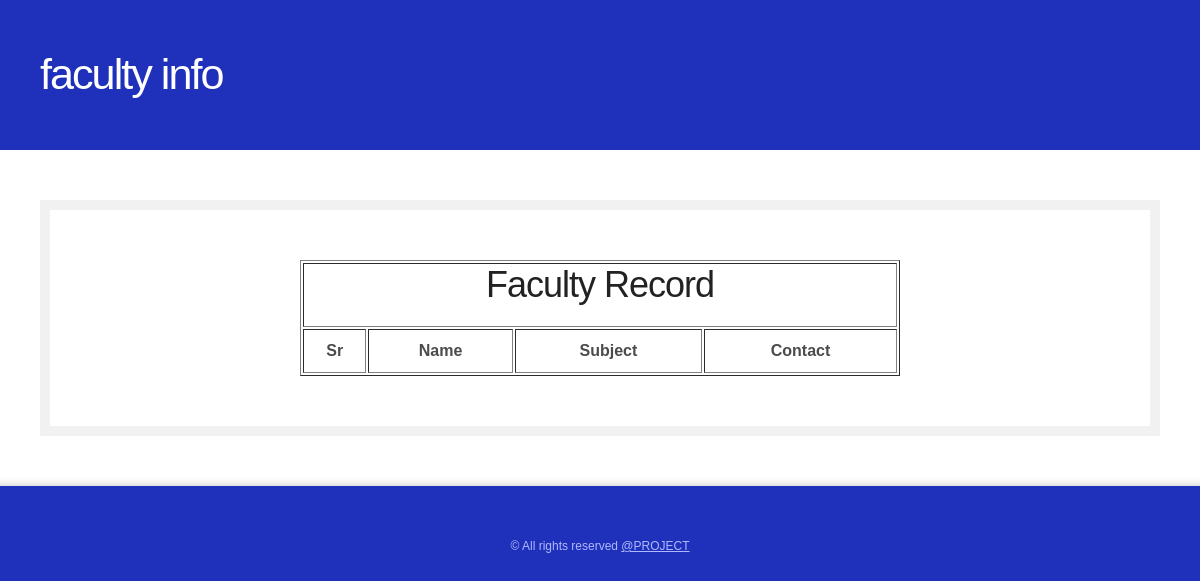
Page /facultyinfo.php (signed in) on the earlier database version.
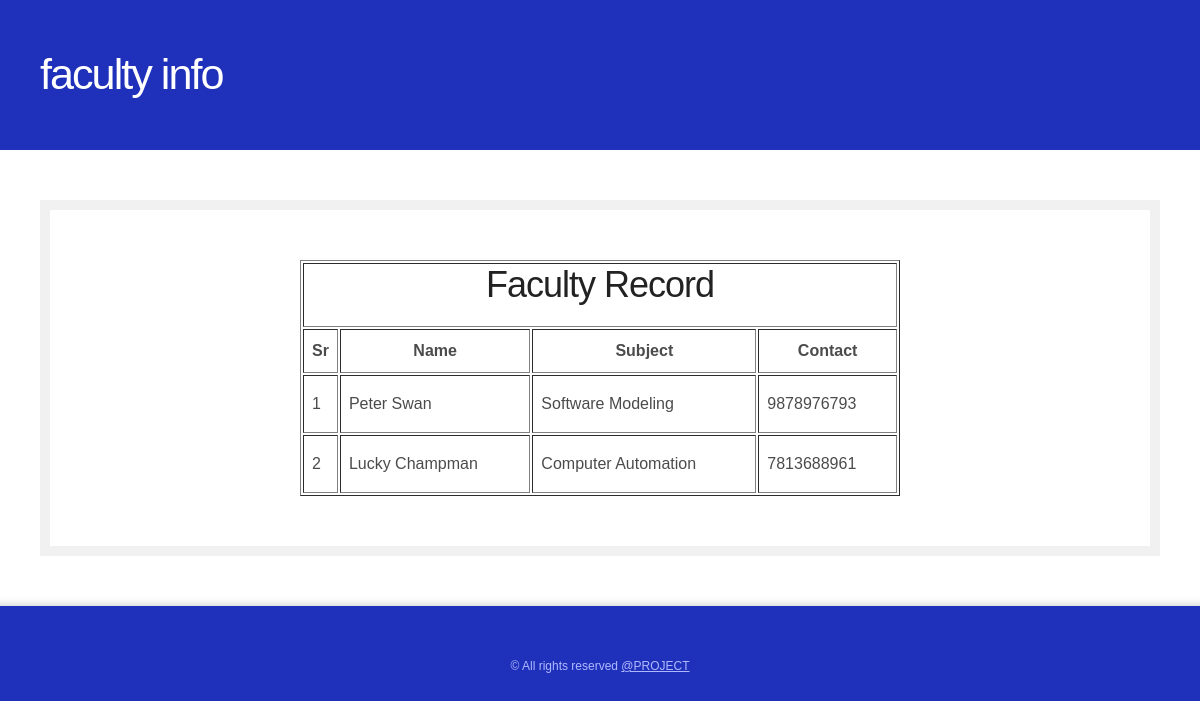
Same page on the later database version.
### tables this page shows
CREATE TABLE `faculty` (
  `Name` varchar(30) NOT NULL,
  `Subject` varchar(30) NOT NULL,
  `Contact` bigint(20) NOT NULL
);

### facultyinfo.php (the view, shortened to what this page needs)
<?php
    include('includes/config.php');
    if(strlen($_SESSION['alogin'])==0)
    {
        header('location:index.php');
    }
    else
    {
?>
<html>
<head>
<link href="default.css" rel="stylesheet" type="text/css" media="all" />
</head>
<body>
<div id="header-wrapper">
	    <div id="header">
		    <div id="logo">
			    <h1><a href="#">Faculty Info</a></h1>
		    </div>
      </div>
  </div>
    <div id="wrapper">
	<div id="page-wrapper">
		<div id="page">
		   <div id="wide-content">
<div id= "table">
<table align="center" border="1px" style="width:600px; line-height:40px;">
	<tr>
		<th colspan="4"><h2>Faculty Record</h2></th>
		</tr>
			  <th>Sr </th>
			  <th> Name </th>
			  <th> Subject </th>
			  <th> Contact </th>
    <?php $sql = "SELECT * from  faculty ";
                $query = $dbh -> prepare($sql);
                $query->execute();
                $results=$query->fetchAll(PDO::FETCH_OBJ);
                $cnt=1;
                if($query->rowCount() > 0)
                {
                foreach($results as $result)
                    {				?>
            <tbody>
                <tr>
                    <td><?php echo htmlentities($cnt);?></td>
                    <td><?php echo htmlentities($result->Name);?></td>
                    <td><?php echo htmlentities($result->Subject);?></td>
                    <td><?php echo htmlentities($result->Contact);?></td>
                </tr>
                <?php $cnt=$cnt+1;
                    }
                }
                ?>
            </tbody>
        </table>
        </div>
    </div>
    </div>
    </div>
    </div>
    <div id="footer" class="container">
	<p>&copy; All rights reserved <a href="http://templated.co" rel="nofollow">@PROJECT</p>
</div>
    </body>
</html>
</body>
</html>
<?php
    }
?>

### default.css (style rules this page uses)
body { margin: 0px 0px 0px 0px; padding: 0; background: #1f31bb url(images/bg01.png) repeat; font-family: Arial, Helvetica, sans-serif; font-size: 12px; color: #4b4b4b; }
h1, h2, h3 { margin: 0; padding: 0; font-weight: 200; color: #222222; }
h2 { font-size: 2em; }
p, ol, ul { margin-top: 0px; padding: 0px; }
p, ol { line-height: 180%; }
a { color: #5C5539; }
#wrapper { overflow: hidden; background: #FFFFFF; box-shadow: inset 0px 11px 8px -20px #CCC, inset 0px -11px 8px -10px #CCC; }
.container { width: 1200px; margin: 0px auto; }
#header-wrapper { overflow: show; height: 150px; }
#header { width: 1200px; height: 150px; margin: 0 auto; padding: 0px 0px; }
#logo { float: left; width: 900px; height: 100px; padding: 0px 0px 0px 40px; }
#logo h1 { padding: 50px 0px 0px 0px; text-transform: lowercase; letter-spacing: -2px; font-size: 3.6em; }
#logo h1 a { text-decoration: none; color: #FFFFFF; }
#table { border-collapse: collapse; width: 100%; }
#th, td { text-align: left; padding: 8px; }
#page-wrapper { overflow: hidden; }
#page { overflow: hidden; width: 1120px; margin: 0px auto; padding: 50px 40px; color: #8F8F8F; }
#wide-content { padding: 50px; border: 10px solid #f1f1f1; }
#wide-content h2 { padding: 0px 0px 20px 0px; letter-spacing: -1px; font-size: 36px; color: #222222; }
#footer { margin: 0 auto; padding: 50px 0px 50px 0px; }
#footer p { text-align: center; font-size: 12px; color: #b0b9ff; }
#footer a { color: #b0b9ff; }

Differences in the rows shown:
added faculty: Name "Peter Swan", Subject "Software Modeling", Contact "9878976793"
added faculty: Name "Lucky Champman", Subject "Computer Automation", Contact "7813688961"
